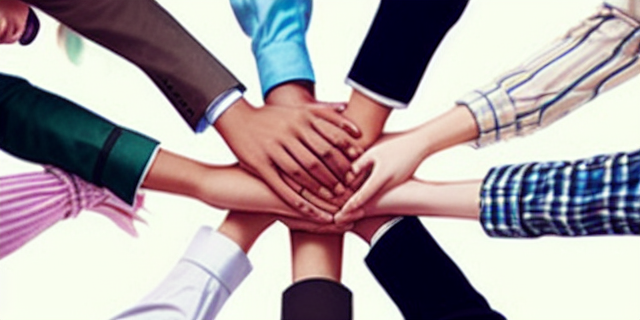
%> input picture 20230519164757_00000.png, 640 x 320 px
$ octave main_final.m   (GNU Octave 9; MATLAB toolbox functions it lacks are replaced by stand-ins)
%> lines starting %> are read from the running program, lines starting %| are printed output that depends on the picture
close all;
clear all;
clc;
syms x
%> (this line was passed over: syms is not available in this run)


I = imread('/MATLAB Drive/denoising/20230519164757_00000.png');
%> I is the input picture: size 320x640x3 uint8; mean R, G, B 169.7, 159.7, 162.9
%I = imread('/MATLAB Drive/denoising/test1.png');

%desiredSize = [50, 50]; % Replace newHeight and newWidth with the desired dimensions

% Resize the image to the desired size using imresize
%resizedImage = imresize(I, desiredSize);
% crop the image:
% Define the cropping rectangle [x, y, width, height]
cropRect = [0, 0 , 300, 300]; % Adjust these values

% Crop the image
croppedImage = imcrop(I, cropRect);
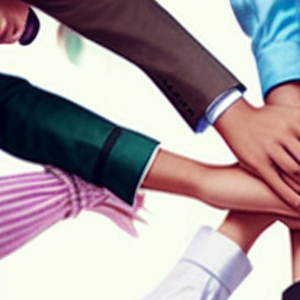
%> croppedImage: size 300x300x3 uint8; mean R, G, B 168.2, 157.1, 160.5


original_image = rgb2gray(croppedImage);
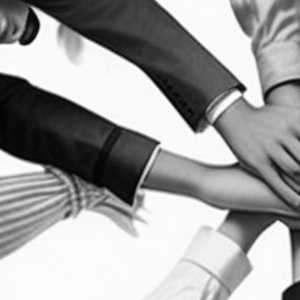
%> original_image: size 300x300 uint8; min 2, max 255, mean 160.8
Full_noisy = imnoise(original_image, 'salt & pepper', 0.3);
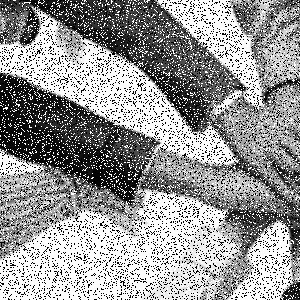
%> Full_noisy: size 300x300 uint8; min 0, max 255, mean 150.4

un_denoised = Full_noisy
% Define the size of the sliding window (e.g., 8x8)
window_size = 100;
step = 100;


% Get the size of the image
[rows, cols] = size(Full_noisy);
%> rows = 300; cols = 300
M = rows
%> M = 300
N = cols
%> N = 300
% Start the timer
tic;

% Define a step size for the sliding window (e.g., 1)
%> (the run ends here)
